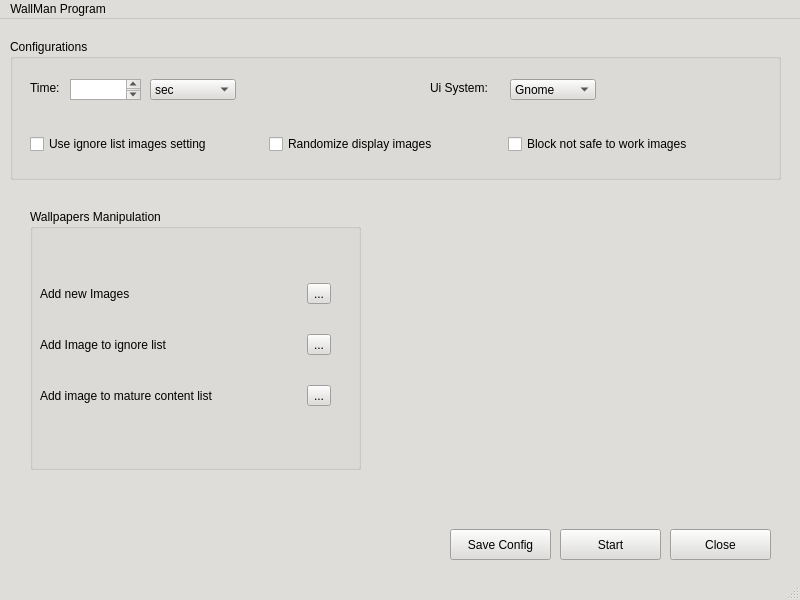
<?xml version="1.0" encoding="UTF-8"?>
<ui version="4.0">
 <class>MainWindow</class>
 <widget class="QMainWindow" name="MainWindow">
  <property name="geometry">
   <rect>
    <x>0</x>
    <y>0</y>
    <width>800</width>
    <height>600</height>
   </rect>
  </property>
  <property name="palette">
   <palette>
    <active>
     <colorrole role="WindowText">
      <brush brushstyle="SolidPattern">
       <color alpha="255">
        <red>0</red>
        <green>0</green>
        <blue>0</blue>
       </color>
      </brush>
     </colorrole>
     <colorrole role="Button">
      <brush brushstyle="SolidPattern">
       <color alpha="255">
        <red>222</red>
        <green>221</green>
        <blue>218</blue>
       </color>
      </brush>
     </colorrole>
     <colorrole role="Light">
      <brush brushstyle="SolidPattern">
       <color alpha="255">
        <red>255</red>
        <green>255</green>
        <blue>255</blue>
       </color>
      </brush>
     </colorrole>
     <colorrole role="Midlight">
      <brush brushstyle="SolidPattern">
       <color alpha="255">
        <red>238</red>
        <green>238</green>
        <blue>236</blue>
       </color>
      </brush>
     </colorrole>
     <colorrole role="Dark">
      <brush brushstyle="SolidPattern">
       <color alpha="255">
        <red>111</red>
        <green>110</green>
        <blue>109</blue>
       </color>
      </brush>
     </colorrole>
     <colorrole role="Mid">
      <brush brushstyle="SolidPattern">
       <color alpha="255">
        <red>148</red>
        <green>147</green>
        <blue>145</blue>
       </color>
      </brush>
     </colorrole>
     <colorrole role="Text">
      <brush brushstyle="SolidPattern">
       <color alpha="255">
        <red>0</red>
        <green>0</green>
        <blue>0</blue>
       </color>
      </brush>
     </colorrole>
     <colorrole role="BrightText">
      <brush brushstyle="SolidPattern">
       <color alpha="255">
        <red>255</red>
        <green>255</green>
        <blue>255</blue>
       </color>
      </brush>
     </colorrole>
     <colorrole role="ButtonText">
      <brush brushstyle="SolidPattern">
       <color alpha="255">
        <red>0</red>
        <green>0</green>
        <blue>0</blue>
       </color>
      </brush>
     </colorrole>
     <colorrole role="Base">
      <brush brushstyle="SolidPattern">
       <color alpha="255">
        <red>255</red>
        <green>255</green>
        <blue>255</blue>
       </color>
      </brush>
     </colorrole>
     <colorrole role="Window">
      <brush brushstyle="SolidPattern">
       <color alpha="255">
        <red>222</red>
        <green>221</green>
        <blue>218</blue>
       </color>
      </brush>
     </colorrole>
     <colorrole role="Shadow">
      <brush brushstyle="SolidPattern">
       <color alpha="255">
        <red>0</red>
        <green>0</green>
        <blue>0</blue>
       </color>
      </brush>
     </colorrole>
     <colorrole role="AlternateBase">
      <brush brushstyle="SolidPattern">
       <color alpha="255">
        <red>238</red>
        <green>238</green>
        <blue>236</blue>
       </color>
      </brush>
     </colorrole>
     <colorrole role="ToolTipBase">
      <brush brushstyle="SolidPattern">
       <color alpha="255">
        <red>255</red>
        <green>255</green>
        <blue>220</blue>
       </color>
      </brush>
     </colorrole>
     <colorrole role="ToolTipText">
      <brush brushstyle="SolidPattern">
       <color alpha="255">
        <red>0</red>
        <green>0</green>
        <blue>0</blue>
       </color>
      </brush>
     </colorrole>
     <colorrole role="PlaceholderText">
      <brush brushstyle="SolidPattern">
       <color alpha="127">
        <red>0</red>
        <green>0</green>
        <blue>0</blue>
       </color>
      </brush>
     </colorrole>
     <colorrole role="Accent">
      <brush brushstyle="SolidPattern">
       <color alpha="255">
        <red>255</red>
        <green>255</green>
        <blue>255</blue>
       </color>
      </brush>
     </colorrole>
    </active>
    <inactive>
     <colorrole role="WindowText">
      <brush brushstyle="SolidPattern">
       <color alpha="255">
        <red>0</red>
        <green>0</green>
        <blue>0</blue>
       </color>
      </brush>
     </colorrole>
     <colorrole role="Button">
      <brush brushstyle="SolidPattern">
       <color alpha="255">
        <red>222</red>
        <green>221</green>
        <blue>218</blue>
       </color>
      </brush>
     </colorrole>
     <colorrole role="Light">
      <brush brushstyle="SolidPattern">
       <color alpha="255">
        <red>255</red>
        <green>255</green>
        <blue>255</blue>
       </color>
      </brush>
     </colorrole>
     <colorrole role="Midlight">
      <brush brushstyle="SolidPattern">
       <color alpha="255">
        <red>238</red>
        <green>238</green>
        <blue>236</blue>
       </color>
      </brush>
     </colorrole>
     <colorrole role="Dark">
      <brush brushstyle="SolidPattern">
       <color alpha="255">
        <red>111</red>
        <green>110</green>
        <blue>109</blue>
       </color>
      </brush>
     </colorrole>
     <colorrole role="Mid">
      <brush brushstyle="SolidPattern">
       <color alpha="255">
        <red>148</red>
        <green>147</green>
        <blue>145</blue>
       </color>
      </brush>
     </colorrole>
     <colorrole role="Text">
      <brush brushstyle="SolidPattern">
       <color alpha="255">
        <red>0</red>
        <green>0</green>
        <blue>0</blue>
       </color>
      </brush>
     </colorrole>
     <colorrole role="BrightText">
      <brush brushstyle="SolidPattern">
       <color alpha="255">
        <red>255</red>
        <green>255</green>
        <blue>255</blue>
       </color>
      </brush>
     </colorrole>
     <colorrole role="ButtonText">
      <brush brushstyle="SolidPattern">
       <color alpha="255">
        <red>0</red>
        <green>0</green>
        <blue>0</blue>
       </color>
      </brush>
     </colorrole>
     <colorrole role="Base">
      <brush brushstyle="SolidPattern">
       <color alpha="255">
        <red>255</red>
        <green>255</green>
        <blue>255</blue>
       </color>
      </brush>
     </colorrole>
     <colorrole role="Window">
      <brush brushstyle="SolidPattern">
       <color alpha="255">
        <red>222</red>
        <green>221</green>
        <blue>218</blue>
       </color>
      </brush>
     </colorrole>
     <colorrole role="Shadow">
      <brush brushstyle="SolidPattern">
       <color alpha="255">
        <red>0</red>
        <green>0</green>
        <blue>0</blue>
       </color>
      </brush>
     </colorrole>
     <colorrole role="AlternateBase">
      <brush brushstyle="SolidPattern">
       <color alpha="255">
        <red>238</red>
        <green>238</green>
        <blue>236</blue>
       </color>
      </brush>
     </colorrole>
     <colorrole role="ToolTipBase">
      <brush brushstyle="SolidPattern">
       <color alpha="255">
        <red>255</red>
        <green>255</green>
        <blue>220</blue>
       </color>
      </brush>
     </colorrole>
     <colorrole role="ToolTipText">
      <brush brushstyle="SolidPattern">
       <color alpha="255">
        <red>0</red>
        <green>0</green>
        <blue>0</blue>
       </color>
      </brush>
     </colorrole>
     <colorrole role="PlaceholderText">
      <brush brushstyle="SolidPattern">
       <color alpha="127">
        <red>0</red>
        <green>0</green>
        <blue>0</blue>
       </color>
      </brush>
     </colorrole>
     <colorrole role="Accent">
      <brush brushstyle="SolidPattern">
       <color alpha="255">
        <red>255</red>
        <green>255</green>
        <blue>255</blue>
       </color>
      </brush>
     </colorrole>
    </inactive>
    <disabled>
     <colorrole role="WindowText">
      <brush brushstyle="SolidPattern">
       <color alpha="255">
        <red>111</red>
        <green>110</green>
        <blue>109</blue>
       </color>
      </brush>
     </colorrole>
     <colorrole role="Button">
      <brush brushstyle="SolidPattern">
       <color alpha="255">
        <red>222</red>
        <green>221</green>
        <blue>218</blue>
       </color>
      </brush>
     </colorrole>
     <colorrole role="Light">
      <brush brushstyle="SolidPattern">
       <color alpha="255">
        <red>255</red>
        <green>255</green>
        <blue>255</blue>
       </color>
      </brush>
     </colorrole>
     <colorrole role="Midlight">
      <brush brushstyle="SolidPattern">
       <color alpha="255">
        <red>238</red>
        <green>238</green>
        <blue>236</blue>
       </color>
      </brush>
     </colorrole>
     <colorrole role="Dark">
      <brush brushstyle="SolidPattern">
       <color alpha="255">
        <red>111</red>
        <green>110</green>
        <blue>109</blue>
       </color>
      </brush>
     </colorrole>
     <colorrole role="Mid">
      <brush brushstyle="SolidPattern">
       <color alpha="255">
        <red>148</red>
        <green>147</green>
        <blue>145</blue>
       </color>
      </brush>
     </colorrole>
     <colorrole role="Text">
      <brush brushstyle="SolidPattern">
       <color alpha="255">
        <red>111</red>
        <green>110</green>
        <blue>109</blue>
       </color>
      </brush>
     </colorrole>
     <colorrole role="BrightText">
      <brush brushstyle="SolidPattern">
       <color alpha="255">
        <red>255</red>
        <green>255</green>
        <blue>255</blue>
       </color>
      </brush>
     </colorrole>
     <colorrole role="ButtonText">
      <brush brushstyle="SolidPattern">
       <color alpha="255">
        <red>111</red>
        <green>110</green>
        <blue>109</blue>
       </color>
      </brush>
     </colorrole>
     <colorrole role="Base">
      <brush brushstyle="SolidPattern">
       <color alpha="255">
        <red>222</red>
        <green>221</green>
        <blue>218</blue>
       </color>
      </brush>
     </colorrole>
     <colorrole role="Window">
      <brush brushstyle="SolidPattern">
       <color alpha="255">
        <red>222</red>
        <green>221</green>
        <blue>218</blue>
       </color>
      </brush>
     </colorrole>
     <colorrole role="Shadow">
      <brush brushstyle="SolidPattern">
       <color alpha="255">
        <red>0</red>
        <green>0</green>
        <blue>0</blue>
       </color>
      </brush>
     </colorrole>
     <colorrole role="AlternateBase">
      <brush brushstyle="SolidPattern">
       <color alpha="255">
        <red>222</red>
        <green>221</green>
        <blue>218</blue>
       </color>
      </brush>
     </colorrole>
     <colorrole role="ToolTipBase">
      <brush brushstyle="SolidPattern">
       <color alpha="255">
        <red>255</red>
        <green>255</green>
        <blue>220</blue>
       </color>
      </brush>
     </colorrole>
     <colorrole role="ToolTipText">
      <brush brushstyle="SolidPattern">
       <color alpha="255">
        <red>0</red>
        <green>0</green>
        <blue>0</blue>
       </color>
      </brush>
     </colorrole>
     <colorrole role="PlaceholderText">
      <brush brushstyle="SolidPattern">
       <color alpha="127">
        <red>111</red>
        <green>110</green>
        <blue>109</blue>
       </color>
      </brush>
     </colorrole>
     <colorrole role="Accent">
      <brush brushstyle="SolidPattern">
       <color alpha="255">
        <red>255</red>
        <green>255</green>
        <blue>255</blue>
       </color>
      </brush>
     </colorrole>
    </disabled>
   </palette>
  </property>
  <property name="windowTitle">
   <string>MainWindow</string>
  </property>
  <widget class="QWidget" name="centralwidget">
   <widget class="QGroupBox" name="groupBox">
    <property name="geometry">
     <rect>
      <x>10</x>
      <y>20</y>
      <width>771</width>
      <height>141</height>
     </rect>
    </property>
    <property name="title">
     <string>Configurations</string>
    </property>
    <widget class="QTextEdit" name="time_edit">
     <property name="geometry">
      <rect>
       <x>60</x>
       <y>40</y>
       <width>71</width>
       <height>21</height>
      </rect>
     </property>
    </widget>
    <widget class="QLabel" name="timer_label">
     <property name="geometry">
      <rect>
       <x>20</x>
       <y>40</y>
       <width>67</width>
       <height>17</height>
      </rect>
     </property>
     <property name="text">
      <string>Time:</string>
     </property>
    </widget>
    <widget class="QComboBox" name="time_unit_box">
     <property name="geometry">
      <rect>
       <x>140</x>
       <y>40</y>
       <width>86</width>
       <height>21</height>
      </rect>
     </property>
     <item>
      <property name="text">
       <string>sec</string>
      </property>
     </item>
     <item>
      <property name="text">
       <string>min</string>
      </property>
     </item>
     <item>
      <property name="text">
       <string>hour</string>
      </property>
     </item>
     <item>
      <property name="text">
       <string>day</string>
      </property>
     </item>
    </widget>
    <widget class="QLabel" name="ui_system_label">
     <property name="geometry">
      <rect>
       <x>420</x>
       <y>40</y>
       <width>81</width>
       <height>17</height>
      </rect>
     </property>
     <property name="text">
      <string>Ui System:</string>
     </property>
    </widget>
    <widget class="QComboBox" name="ui_system_box">
     <property name="geometry">
      <rect>
       <x>500</x>
       <y>40</y>
       <width>86</width>
       <height>21</height>
      </rect>
     </property>
     <item>
      <property name="text">
       <string>Gnome</string>
      </property>
     </item>
     <item>
      <property name="text">
       <string>Kde</string>
      </property>
     </item>
    </widget>
    <widget class="QWidget" name="horizontalLayoutWidget">
     <property name="geometry">
      <rect>
       <x>20</x>
       <y>90</y>
       <width>711</width>
       <height>31</height>
      </rect>
     </property>
     <layout class="QHBoxLayout" name="horizontalLayout">
      <item>
       <widget class="QCheckBox" name="ignore_checkBox">
        <property name="text">
         <string>Use ignore list images setting</string>
        </property>
       </widget>
      </item>
      <item>
       <widget class="QCheckBox" name="random_checkBox">
        <property name="text">
         <string>Randomize display images</string>
        </property>
       </widget>
      </item>
      <item>
       <widget class="QCheckBox" name="nsfw_checkBox">
        <property name="text">
         <string>Block not safe to work images</string>
        </property>
       </widget>
      </item>
     </layout>
    </widget>
   </widget>
   <widget class="QGroupBox" name="groupBox_2">
    <property name="geometry">
     <rect>
      <x>30</x>
      <y>190</y>
      <width>331</width>
      <height>261</height>
     </rect>
    </property>
    <property name="title">
     <string>Wallpapers Manipulation</string>
    </property>
    <widget class="QWidget" name="gridLayoutWidget">
     <property name="geometry">
      <rect>
       <x>10</x>
       <y>50</y>
       <width>291</width>
       <height>171</height>
      </rect>
     </property>
     <layout class="QGridLayout" name="gridLayout">
      <item row="2" column="1">
       <widget class="QToolButton" name="mature_toolButton">
        <property name="text">
         <string>...</string>
        </property>
       </widget>
      </item>
      <item row="0" column="1">
       <widget class="QToolButton" name="newImages_toolButton">
        <property name="text">
         <string>...</string>
        </property>
       </widget>
      </item>
      <item row="1" column="1">
       <widget class="QToolButton" name="ignore_toolButton">
        <property name="text">
         <string>...</string>
        </property>
       </widget>
      </item>
      <item row="0" column="0">
       <widget class="QLabel" name="new_images_label">
        <property name="text">
         <string>Add new Images</string>
        </property>
       </widget>
      </item>
      <item row="1" column="0">
       <widget class="QLabel" name="ignore_label">
        <property name="text">
         <string>Add Image to ignore list</string>
        </property>
       </widget>
      </item>
      <item row="2" column="0">
       <widget class="QLabel" name="mature_label">
        <property name="text">
         <string>Add image to mature content list</string>
        </property>
       </widget>
      </item>
     </layout>
    </widget>
   </widget>
   <widget class="QPushButton" name="save_button">
    <property name="geometry">
     <rect>
      <x>450</x>
      <y>510</y>
      <width>101</width>
      <height>31</height>
     </rect>
    </property>
    <property name="text">
     <string>Save Config</string>
    </property>
   </widget>
   <widget class="QPushButton" name="start_button">
    <property name="geometry">
     <rect>
      <x>560</x>
      <y>510</y>
      <width>101</width>
      <height>31</height>
     </rect>
    </property>
    <property name="text">
     <string>Start</string>
    </property>
   </widget>
   <widget class="QPushButton" name="close_button">
    <property name="geometry">
     <rect>
      <x>670</x>
      <y>510</y>
      <width>101</width>
      <height>31</height>
     </rect>
    </property>
    <property name="text">
     <string>Close</string>
    </property>
   </widget>
  </widget>
  <widget class="QMenuBar" name="menubar">
   <property name="geometry">
    <rect>
     <x>0</x>
     <y>0</y>
     <width>800</width>
     <height>22</height>
    </rect>
   </property>
   <widget class="QMenu" name="menuWallMan_Program">
    <property name="title">
     <string>WallMan Program</string>
    </property>
   </widget>
   <addaction name="menuWallMan_Program"/>
  </widget>
  <widget class="QStatusBar" name="statusbar"/>
 </widget>
 <resources/>
 <connections/>
</ui>
